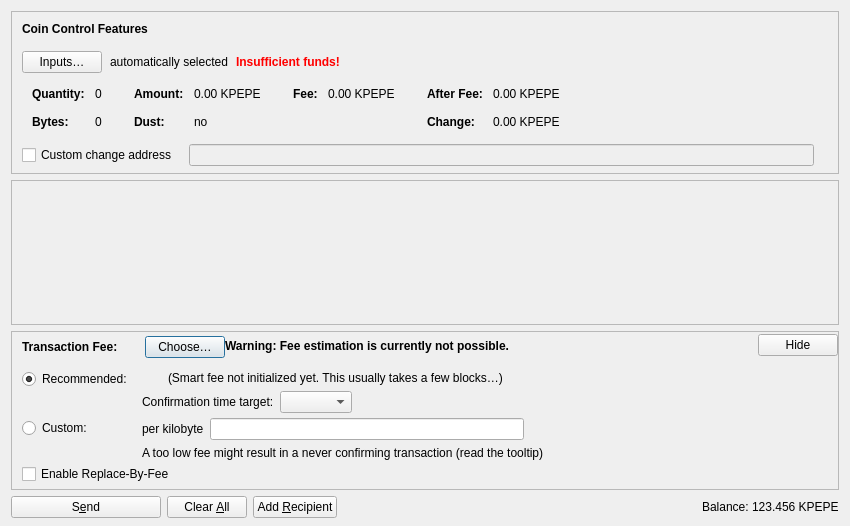
<?xml version="1.0" encoding="UTF-8"?>
<ui version="4.0">
 <class>SendCoinsDialog</class>
 <widget class="QDialog" name="SendCoinsDialog">
  <property name="geometry">
   <rect>
    <x>0</x>
    <y>0</y>
    <width>850</width>
    <height>526</height>
   </rect>
  </property>
  <property name="windowTitle">
   <string>Send Coins</string>
  </property>
  <layout class="QVBoxLayout" name="verticalLayout" stretch="0,1,0,0">
   <property name="bottomMargin">
    <number>8</number>
   </property>
   <item>
    <widget class="QFrame" name="frameCoinControl">
     <property name="sizePolicy">
      <sizepolicy hsizetype="Expanding" vsizetype="Expanding">
       <horstretch>0</horstretch>
       <verstretch>0</verstretch>
      </sizepolicy>
     </property>
     <property name="maximumSize">
      <size>
       <width>16777215</width>
       <height>16777215</height>
      </size>
     </property>
     <property name="frameShape">
      <enum>QFrame::StyledPanel</enum>
     </property>
     <property name="frameShadow">
      <enum>QFrame::Sunken</enum>
     </property>
     <layout class="QVBoxLayout" name="verticalLayoutCoinControl2">
      <property name="spacing">
       <number>0</number>
      </property>
      <property name="leftMargin">
       <number>0</number>
      </property>
      <property name="topMargin">
       <number>0</number>
      </property>
      <property name="rightMargin">
       <number>0</number>
      </property>
      <property name="bottomMargin">
       <number>6</number>
      </property>
      <item>
       <layout class="QVBoxLayout" name="verticalLayoutCoinControl" stretch="0,0,0,0,1">
        <property name="spacing">
         <number>0</number>
        </property>
        <property name="leftMargin">
         <number>10</number>
        </property>
        <property name="topMargin">
         <number>10</number>
        </property>
        <item>
         <layout class="QHBoxLayout" name="horizontalLayoutCoinControl1">
          <property name="bottomMargin">
           <number>15</number>
          </property>
          <item>
           <widget class="QLabel" name="labelCoinControlFeatures">
            <property name="sizePolicy">
             <sizepolicy hsizetype="Preferred" vsizetype="Maximum">
              <horstretch>0</horstretch>
              <verstretch>0</verstretch>
             </sizepolicy>
            </property>
            <property name="font">
             <font>
              <weight>75</weight>
              <bold>true</bold>
             </font>
            </property>
            <property name="styleSheet">
             <string notr="true">font-weight:bold;</string>
            </property>
            <property name="text">
             <string>Coin Control Features</string>
            </property>
           </widget>
          </item>
         </layout>
        </item>
        <item>
         <layout class="QHBoxLayout" name="horizontalLayoutCoinControl2" stretch="0,0,0,0">
          <property name="spacing">
           <number>8</number>
          </property>
          <property name="bottomMargin">
           <number>10</number>
          </property>
          <item>
           <widget class="QPushButton" name="pushButtonCoinControl">
            <property name="styleSheet">
             <string notr="true"/>
            </property>
            <property name="text">
             <string>Inputs…</string>
            </property>
            <property name="autoDefault">
             <bool>false</bool>
            </property>
           </widget>
          </item>
          <item>
           <widget class="QLabel" name="labelCoinControlAutomaticallySelected">
            <property name="text">
             <string>automatically selected</string>
            </property>
            <property name="margin">
             <number>5</number>
            </property>
           </widget>
          </item>
          <item>
           <widget class="QLabel" name="labelCoinControlInsuffFunds">
            <property name="font">
             <font>
              <weight>75</weight>
              <bold>true</bold>
             </font>
            </property>
            <property name="styleSheet">
             <string notr="true">color:red;font-weight:bold;</string>
            </property>
            <property name="text">
             <string>Insufficient funds!</string>
            </property>
            <property name="margin">
             <number>5</number>
            </property>
           </widget>
          </item>
          <item>
           <spacer name="horizontalSpacerCoinControl">
            <property name="orientation">
             <enum>Qt::Horizontal</enum>
            </property>
            <property name="sizeHint" stdset="0">
             <size>
              <width>40</width>
              <height>1</height>
             </size>
            </property>
           </spacer>
          </item>
         </layout>
        </item>
        <item>
         <widget class="QWidget" name="widgetCoinControl" native="true">
          <property name="sizePolicy">
           <sizepolicy hsizetype="Preferred" vsizetype="Preferred">
            <horstretch>0</horstretch>
            <verstretch>0</verstretch>
           </sizepolicy>
          </property>
          <property name="minimumSize">
           <size>
            <width>0</width>
            <height>0</height>
           </size>
          </property>
          <property name="styleSheet">
           <string notr="true"/>
          </property>
          <layout class="QHBoxLayout" name="horizontalLayoutCoinControl5">
           <property name="leftMargin">
            <number>0</number>
           </property>
           <property name="topMargin">
            <number>0</number>
           </property>
           <property name="rightMargin">
            <number>0</number>
           </property>
           <property name="bottomMargin">
            <number>0</number>
           </property>
           <item>
            <layout class="QHBoxLayout" name="horizontalLayoutCoinControl3" stretch="0,0,0,1">
             <property name="spacing">
              <number>20</number>
             </property>
             <property name="topMargin">
              <number>0</number>
             </property>
             <property name="bottomMargin">
              <number>10</number>
             </property>
             <item>
              <layout class="QFormLayout" name="formLayoutCoinControl1">
               <property name="horizontalSpacing">
                <number>10</number>
               </property>
               <property name="verticalSpacing">
                <number>14</number>
               </property>
               <property name="leftMargin">
                <number>10</number>
               </property>
               <property name="topMargin">
                <number>4</number>
               </property>
               <property name="rightMargin">
                <number>6</number>
               </property>
               <item row="0" column="0">
                <widget class="QLabel" name="labelCoinControlQuantityText">
                 <property name="font">
                  <font>
                   <weight>75</weight>
                   <bold>true</bold>
                  </font>
                 </property>
                 <property name="text">
                  <string>Quantity:</string>
                 </property>
                 <property name="margin">
                  <number>0</number>
                 </property>
                </widget>
               </item>
               <item row="0" column="1">
                <widget class="QLabel" name="labelCoinControlQuantity">
                 <property name="cursor">
                  <cursorShape>IBeamCursor</cursorShape>
                 </property>
                 <property name="contextMenuPolicy">
                  <enum>Qt::ActionsContextMenu</enum>
                 </property>
                 <property name="text">
                  <string notr="true">0</string>
                 </property>
                 <property name="margin">
                  <number>0</number>
                 </property>
                 <property name="textInteractionFlags">
                  <set>Qt::LinksAccessibleByMouse|Qt::TextSelectableByKeyboard|Qt::TextSelectableByMouse</set>
                 </property>
                </widget>
               </item>
               <item row="1" column="0">
                <widget class="QLabel" name="labelCoinControlBytesText">
                 <property name="font">
                  <font>
                   <weight>75</weight>
                   <bold>true</bold>
                  </font>
                 </property>
                 <property name="text">
                  <string>Bytes:</string>
                 </property>
                </widget>
               </item>
               <item row="1" column="1">
                <widget class="QLabel" name="labelCoinControlBytes">
                 <property name="cursor">
                  <cursorShape>IBeamCursor</cursorShape>
                 </property>
                 <property name="contextMenuPolicy">
                  <enum>Qt::ActionsContextMenu</enum>
                 </property>
                 <property name="text">
                  <string notr="true">0</string>
                 </property>
                 <property name="textInteractionFlags">
                  <set>Qt::LinksAccessibleByMouse|Qt::TextSelectableByKeyboard|Qt::TextSelectableByMouse</set>
                 </property>
                </widget>
               </item>
              </layout>
             </item>
             <item>
              <layout class="QFormLayout" name="formLayoutCoinControl2">
               <property name="horizontalSpacing">
                <number>10</number>
               </property>
               <property name="verticalSpacing">
                <number>14</number>
               </property>
               <property name="leftMargin">
                <number>6</number>
               </property>
               <property name="topMargin">
                <number>4</number>
               </property>
               <property name="rightMargin">
                <number>6</number>
               </property>
               <item row="0" column="0">
                <widget class="QLabel" name="labelCoinControlAmountText">
                 <property name="font">
                  <font>
                   <weight>75</weight>
                   <bold>true</bold>
                  </font>
                 </property>
                 <property name="text">
                  <string>Amount:</string>
                 </property>
                 <property name="margin">
                  <number>0</number>
                 </property>
                </widget>
               </item>
               <item row="0" column="1">
                <widget class="QLabel" name="labelCoinControlAmount">
                 <property name="cursor">
                  <cursorShape>IBeamCursor</cursorShape>
                 </property>
                 <property name="contextMenuPolicy">
                  <enum>Qt::ActionsContextMenu</enum>
                 </property>
                 <property name="text">
                  <string notr="true">0.00 KPEPE</string>
                 </property>
                 <property name="textInteractionFlags">
                  <set>Qt::LinksAccessibleByMouse|Qt::TextSelectableByKeyboard|Qt::TextSelectableByMouse</set>
                 </property>
                </widget>
               </item>
               <item row="1" column="0">
                <widget class="QLabel" name="labelCoinControlLowOutputText">
                 <property name="font">
                  <font>
                   <weight>75</weight>
                   <bold>true</bold>
                  </font>
                 </property>
                 <property name="text">
                  <string>Dust:</string>
                 </property>
                </widget>
               </item>
               <item row="1" column="1">
                <widget class="QLabel" name="labelCoinControlLowOutput">
                 <property name="cursor">
                  <cursorShape>IBeamCursor</cursorShape>
                 </property>
                 <property name="contextMenuPolicy">
                  <enum>Qt::ActionsContextMenu</enum>
                 </property>
                 <property name="text">
                  <string notr="true">no</string>
                 </property>
                 <property name="textInteractionFlags">
                  <set>Qt::LinksAccessibleByMouse|Qt::TextSelectableByKeyboard|Qt::TextSelectableByMouse</set>
                 </property>
                </widget>
               </item>
              </layout>
             </item>
             <item>
              <layout class="QFormLayout" name="formLayoutCoinControl3">
               <property name="horizontalSpacing">
                <number>10</number>
               </property>
               <property name="verticalSpacing">
                <number>14</number>
               </property>
               <property name="leftMargin">
                <number>6</number>
               </property>
               <property name="topMargin">
                <number>4</number>
               </property>
               <property name="rightMargin">
                <number>6</number>
               </property>
               <item row="0" column="0">
                <widget class="QLabel" name="labelCoinControlFeeText">
                 <property name="font">
                  <font>
                   <weight>75</weight>
                   <bold>true</bold>
                  </font>
                 </property>
                 <property name="text">
                  <string>Fee:</string>
                 </property>
                 <property name="margin">
                  <number>0</number>
                 </property>
                </widget>
               </item>
               <item row="0" column="1">
                <widget class="QLabel" name="labelCoinControlFee">
                 <property name="cursor">
                  <cursorShape>IBeamCursor</cursorShape>
                 </property>
                 <property name="contextMenuPolicy">
                  <enum>Qt::ActionsContextMenu</enum>
                 </property>
                 <property name="text">
                  <string notr="true">0.00 KPEPE</string>
                 </property>
                 <property name="textInteractionFlags">
                  <set>Qt::LinksAccessibleByMouse|Qt::TextSelectableByKeyboard|Qt::TextSelectableByMouse</set>
                 </property>
                </widget>
               </item>
              </layout>
             </item>
             <item>
              <layout class="QFormLayout" name="formLayoutCoinControl4">
               <property name="horizontalSpacing">
                <number>10</number>
               </property>
               <property name="verticalSpacing">
                <number>14</number>
               </property>
               <property name="leftMargin">
                <number>6</number>
               </property>
               <property name="topMargin">
                <number>4</number>
               </property>
               <property name="rightMargin">
                <number>6</number>
               </property>
               <item row="0" column="0">
                <widget class="QLabel" name="labelCoinControlAfterFeeText">
                 <property name="font">
                  <font>
                   <weight>75</weight>
                   <bold>true</bold>
                  </font>
                 </property>
                 <property name="text">
                  <string>After Fee:</string>
                 </property>
                 <property name="margin">
                  <number>0</number>
                 </property>
                </widget>
               </item>
               <item row="0" column="1">
                <widget class="QLabel" name="labelCoinControlAfterFee">
                 <property name="cursor">
                  <cursorShape>IBeamCursor</cursorShape>
                 </property>
                 <property name="contextMenuPolicy">
                  <enum>Qt::ActionsContextMenu</enum>
                 </property>
                 <property name="text">
                  <string notr="true">0.00 KPEPE</string>
                 </property>
                 <property name="textInteractionFlags">
                  <set>Qt::LinksAccessibleByMouse|Qt::TextSelectableByKeyboard|Qt::TextSelectableByMouse</set>
                 </property>
                </widget>
               </item>
               <item row="1" column="0">
                <widget class="QLabel" name="labelCoinControlChangeText">
                 <property name="font">
                  <font>
                   <weight>75</weight>
                   <bold>true</bold>
                  </font>
                 </property>
                 <property name="text">
                  <string>Change:</string>
                 </property>
                </widget>
               </item>
               <item row="1" column="1">
                <widget class="QLabel" name="labelCoinControlChange">
                 <property name="cursor">
                  <cursorShape>IBeamCursor</cursorShape>
                 </property>
                 <property name="contextMenuPolicy">
                  <enum>Qt::ActionsContextMenu</enum>
                 </property>
                 <property name="text">
                  <string notr="true">0.00 KPEPE</string>
                 </property>
                 <property name="textInteractionFlags">
                  <set>Qt::LinksAccessibleByMouse|Qt::TextSelectableByKeyboard|Qt::TextSelectableByMouse</set>
                 </property>
                </widget>
               </item>
              </layout>
             </item>
            </layout>
           </item>
          </layout>
         </widget>
        </item>
        <item>
         <layout class="QHBoxLayout" name="horizontalLayoutCoinControl4" stretch="0,0,0">
          <property name="spacing">
           <number>12</number>
          </property>
          <property name="sizeConstraint">
           <enum>QLayout::SetDefaultConstraint</enum>
          </property>
          <property name="topMargin">
           <number>5</number>
          </property>
          <property name="rightMargin">
           <number>5</number>
          </property>
          <item>
           <widget class="QCheckBox" name="checkBoxCoinControlChange">
            <property name="toolTip">
             <string>If this is activated, but the change address is empty or invalid, change will be sent to a newly generated address.</string>
            </property>
            <property name="text">
             <string>Custom change address</string>
            </property>
           </widget>
          </item>
          <item>
           <widget class="QValidatedLineEdit" name="lineEditCoinControlChange">
            <property name="enabled">
             <bool>false</bool>
            </property>
            <property name="sizePolicy">
             <sizepolicy hsizetype="Expanding" vsizetype="Fixed">
              <horstretch>0</horstretch>
              <verstretch>0</verstretch>
             </sizepolicy>
            </property>
           </widget>
          </item>
          <item>
           <widget class="QLabel" name="labelCoinControlChangeLabel">
            <property name="sizePolicy">
             <sizepolicy hsizetype="Preferred" vsizetype="Expanding">
              <horstretch>0</horstretch>
              <verstretch>0</verstretch>
             </sizepolicy>
            </property>
            <property name="minimumSize">
             <size>
              <width>0</width>
              <height>0</height>
             </size>
            </property>
            <property name="text">
             <string/>
            </property>
            <property name="margin">
             <number>3</number>
            </property>
           </widget>
          </item>
         </layout>
        </item>
        <item>
         <spacer name="verticalSpacerCoinControl">
          <property name="orientation">
           <enum>Qt::Vertical</enum>
          </property>
          <property name="sizeHint" stdset="0">
           <size>
            <width>800</width>
            <height>1</height>
           </size>
          </property>
         </spacer>
        </item>
       </layout>
      </item>
     </layout>
    </widget>
   </item>
   <item>
    <widget class="QScrollArea" name="scrollArea">
     <property name="widgetResizable">
      <bool>true</bool>
     </property>
     <widget class="QWidget" name="scrollAreaWidgetContents">
      <property name="geometry">
       <rect>
        <x>0</x>
        <y>0</y>
        <width>830</width>
        <height>104</height>
       </rect>
      </property>
      <layout class="QVBoxLayout" name="verticalLayout_2" stretch="0,1">
       <property name="leftMargin">
        <number>0</number>
       </property>
       <property name="topMargin">
        <number>0</number>
       </property>
       <property name="rightMargin">
        <number>0</number>
       </property>
       <property name="bottomMargin">
        <number>0</number>
       </property>
       <item>
        <layout class="QVBoxLayout" name="entries">
         <property name="spacing">
          <number>6</number>
         </property>
        </layout>
       </item>
       <item>
        <spacer name="verticalSpacer">
         <property name="orientation">
          <enum>Qt::Vertical</enum>
         </property>
         <property name="sizeHint" stdset="0">
          <size>
           <width>20</width>
           <height>40</height>
          </size>
         </property>
        </spacer>
       </item>
      </layout>
     </widget>
    </widget>
   </item>
   <item>
    <widget class="QFrame" name="frameFee">
     <property name="sizePolicy">
      <sizepolicy hsizetype="Expanding" vsizetype="Expanding">
       <horstretch>0</horstretch>
       <verstretch>0</verstretch>
      </sizepolicy>
     </property>
     <property name="maximumSize">
      <size>
       <width>16777215</width>
       <height>16777215</height>
      </size>
     </property>
     <property name="frameShape">
      <enum>QFrame::StyledPanel</enum>
     </property>
     <property name="frameShadow">
      <enum>QFrame::Sunken</enum>
     </property>
     <layout class="QVBoxLayout" name="verticalLayoutFee1">
      <property name="spacing">
       <number>0</number>
      </property>
      <property name="leftMargin">
       <number>0</number>
      </property>
      <property name="topMargin">
       <number>0</number>
      </property>
      <property name="rightMargin">
       <number>0</number>
      </property>
      <property name="bottomMargin">
       <number>0</number>
      </property>
      <item>
       <layout class="QVBoxLayout" name="verticalLayoutFee2" stretch="0,0,0">
        <property name="spacing">
         <number>0</number>
        </property>
        <property name="leftMargin">
         <number>10</number>
        </property>
        <property name="topMargin">
         <number>0</number>
        </property>
        <item>
         <layout class="QHBoxLayout" name="horizontalLayoutFee1">
          <property name="bottomMargin">
           <number>0</number>
          </property>
          <item>
           <layout class="QVBoxLayout" name="verticalLayoutFee7">
            <property name="spacing">
             <number>0</number>
            </property>
            <item>
             <spacer name="verticalSpacerSmartFee">
              <property name="orientation">
               <enum>Qt::Vertical</enum>
              </property>
              <property name="sizeType">
               <enum>QSizePolicy::Fixed</enum>
              </property>
              <property name="sizeHint" stdset="0">
               <size>
                <width>1</width>
                <height>4</height>
               </size>
              </property>
             </spacer>
            </item>
            <item>
             <layout class="QHBoxLayout" name="horizontalLayoutSmartFee">
              <property name="spacing">
               <number>10</number>
              </property>
              <item>
               <widget class="QLabel" name="labelFeeHeadline">
                <property name="sizePolicy">
                 <sizepolicy hsizetype="Preferred" vsizetype="Maximum">
                  <horstretch>0</horstretch>
                  <verstretch>0</verstretch>
                 </sizepolicy>
                </property>
                <property name="font">
                 <font>
                  <weight>75</weight>
                  <bold>true</bold>
                 </font>
                </property>
                <property name="styleSheet">
                 <string notr="true">font-weight:bold;</string>
                </property>
                <property name="text">
                 <string>Transaction Fee:</string>
                </property>
               </widget>
              </item>
              <item>
               <widget class="QLabel" name="labelFeeMinimized">
                <property name="text">
                 <string/>
                </property>
               </widget>
              </item>
              <item>
               <widget class="QPushButton" name="buttonChooseFee">
                <property name="text">
                 <string>Choose…</string>
                </property>
               </widget>
              </item>
             </layout>
            </item>
            <item>
             <spacer name="verticalSpacer_5">
              <property name="orientation">
               <enum>Qt::Vertical</enum>
              </property>
              <property name="sizeHint" stdset="0">
               <size>
                <width>1</width>
                <height>1</height>
               </size>
              </property>
             </spacer>
            </item>
           </layout>
          </item>
          <item>
           <widget class="QLabel" name="fallbackFeeWarningLabel">
            <property name="toolTip">
             <string>Using the fallbackfee can result in sending a transaction that will take several hours or days (or never) to confirm. Consider choosing your fee manually or wait until you have validated the complete chain.</string>
            </property>
            <property name="font">
            <font>
                <weight>75</weight>
                <bold>true</bold>
            </font>
            </property>
            <property name="text">
             <string>Warning: Fee estimation is currently not possible.</string>
            </property>
            <property name="wordWrap">
             <bool>false</bool>
            </property>
           </widget>
          </item>
          <item>
           <spacer name="horizontalSpacer_4">
            <property name="orientation">
             <enum>Qt::Horizontal</enum>
            </property>
            <property name="sizeType">
             <enum>QSizePolicy::MinimumExpanding</enum>
            </property>
            <property name="sizeHint" stdset="0">
             <size>
              <width>40</width>
              <height>20</height>
             </size>
            </property>
           </spacer>
          </item>
          <item>
           <widget class="QPushButton" name="buttonMinimizeFee">
            <property name="toolTip">
             <string>Hide transaction fee settings</string>
            </property>
            <property name="text">
             <string>Hide</string>
            </property>
           </widget>
          </item>
         </layout>
        </item>
        <item>
         <widget class="QFrame" name="frameFeeSelection">
          <layout class="QVBoxLayout" name="verticalLayoutFee12">
           <property name="spacing">
            <number>0</number>
           </property>
           <property name="leftMargin">
            <number>0</number>
           </property>
           <property name="topMargin">
            <number>0</number>
           </property>
           <property name="rightMargin">
            <number>0</number>
           </property>
           <property name="bottomMargin">
            <number>0</number>
           </property>
           <item>
            <layout class="QGridLayout" name="gridLayoutFee">
             <property name="topMargin">
              <number>10</number>
             </property>
             <property name="bottomMargin">
              <number>4</number>
             </property>
             <property name="horizontalSpacing">
              <number>10</number>
             </property>
             <property name="verticalSpacing">
              <number>4</number>
             </property>
             <item row="1" column="1">
              <layout class="QVBoxLayout" name="verticalLayoutFee8">
               <property name="spacing">
                <number>6</number>
               </property>
               <item>
                <layout class="QHBoxLayout" name="horizontalLayoutFee13">
                 <item>
                  <widget class="QLabel" name="labelCustomPerKilobyte">
                   <property name="toolTip">
                    <string>Specify a custom fee per kB (1,000 bytes) of the transaction's virtual size.

Note:  Since the fee is calculated on a per-byte basis, a fee rate of "100 satoshis per kvB" for a transaction size of 500 virtual bytes (half of 1 kvB) would ultimately yield a fee of only 50 satoshis.</string>
                   </property>
                   <property name="text">
                    <string>per kilobyte</string>
                   </property>
                  </widget>
                 </item>
                 <item>
                  <widget class="KingPepeAmountField" name="customFee"/>
                 </item>
                 <item>
                  <spacer name="horizontalSpacer_6">
                   <property name="orientation">
                    <enum>Qt::Horizontal</enum>
                   </property>
                   <property name="sizeHint" stdset="0">
                    <size>
                     <width>1</width>
                     <height>1</height>
                    </size>
                   </property>
                  </spacer>
                 </item>
                </layout>
               </item>
               <item>
                <layout class="QHBoxLayout" name="horizontalLayoutFee8">
                 <item>
                  <widget class="QLabel" name="labelCustomFeeWarning">
                   <property name="enabled">
                    <bool>true</bool>
                   </property>
                   <property name="toolTip">
                    <string>When there is less transaction volume than space in the blocks, miners as well as relaying nodes may enforce a minimum fee. Paying only this minimum fee is just fine, but be aware that this can result in a never confirming transaction once there is more demand for kingpepe transactions than the network can process.</string>
                   </property>
                   <property name="text">
                    <string>A too low fee might result in a never confirming transaction (read the tooltip)</string>
                   </property>
                  </widget>
                 </item>
                 <item>
                  <spacer name="horizontalSpacer_2">
                   <property name="orientation">
                    <enum>Qt::Horizontal</enum>
                   </property>
                   <property name="sizeHint" stdset="0">
                    <size>
                     <width>1</width>
                     <height>1</height>
                    </size>
                   </property>
                  </spacer>
                 </item>
                </layout>
               </item>
              </layout>
             </item>
             <item row="0" column="0">
              <layout class="QVBoxLayout" name="verticalLayoutFee4" stretch="0,1">
               <item>
                <widget class="QRadioButton" name="radioSmartFee">
                 <property name="text">
                  <string>Recommended:</string>
                 </property>
                 <property name="checked">
                  <bool>true</bool>
                 </property>
                 <attribute name="buttonGroup">
                  <string notr="true">groupFee</string>
                 </attribute>
                </widget>
               </item>
               <item>
                <spacer name="verticalSpacer_2">
                 <property name="orientation">
                  <enum>Qt::Vertical</enum>
                 </property>
                 <property name="sizeHint" stdset="0">
                  <size>
                   <width>1</width>
                   <height>1</height>
                  </size>
                 </property>
                </spacer>
               </item>
              </layout>
             </item>
             <item row="1" column="0">
              <layout class="QVBoxLayout" name="verticalLayoutFee9" stretch="0,1">
               <item>
                <widget class="QRadioButton" name="radioCustomFee">
                 <property name="text">
                  <string>Custom:</string>
                 </property>
                 <attribute name="buttonGroup">
                  <string notr="true">groupFee</string>
                 </attribute>
                </widget>
               </item>
               <item>
                <spacer name="verticalSpacer_6">
                 <property name="orientation">
                  <enum>Qt::Vertical</enum>
                 </property>
                 <property name="sizeHint" stdset="0">
                  <size>
                   <width>1</width>
                   <height>1</height>
                  </size>
                 </property>
                </spacer>
               </item>
              </layout>
             </item>
             <item row="0" column="1">
              <layout class="QVBoxLayout" name="verticalLayoutFee3" stretch="0,0,1">
               <property name="spacing">
                <number>6</number>
               </property>
               <property name="topMargin">
                <number>2</number>
               </property>
               <item>
                <layout class="QHBoxLayout" name="horizontalLayoutFee12">
                 <item>
                  <widget class="QLabel" name="labelSmartFee">
                   <property name="text">
                    <string/>
                   </property>
                  </widget>
                 </item>
                 <item>
                  <widget class="QLabel" name="labelFeeEstimation">
                   <property name="text">
                    <string/>
                   </property>
                  </widget>
                 </item>
                 <item>
                  <widget class="QLabel" name="labelSmartFee2">
                   <property name="text">
                    <string>(Smart fee not initialized yet. This usually takes a few blocks…)</string>
                   </property>
                  </widget>
                 </item>
                 <item>
                  <spacer name="horizontalSpacer_5">
                   <property name="orientation">
                    <enum>Qt::Horizontal</enum>
                   </property>
                   <property name="sizeHint" stdset="0">
                    <size>
                     <width>1</width>
                     <height>1</height>
                    </size>
                   </property>
                  </spacer>
                 </item>
                </layout>
               </item>
               <item>
                <layout class="QHBoxLayout" name="horizontalLayoutFee9">
                 <item>
                  <layout class="QVBoxLayout" name="verticalLayoutFee6">
                   <item>
                    <widget class="QLabel" name="labelSmartFee3">
                     <property name="text">
                      <string>Confirmation time target:</string>
                     </property>
                    </widget>
                   </item>
                  </layout>
                 </item>
                 <item>
                  <layout class="QVBoxLayout" name="verticalLayoutFee5">
                   <property name="rightMargin">
                    <number>30</number>
                   </property>
                   <item>
                    <layout class="QHBoxLayout" name="horizontalLayoutConfTarget">
                     <property name="bottomMargin">
                      <number>0</number>
                     </property>
                     <item>
                      <widget class="QComboBox" name="confTargetSelector"/>
                     </item>
                     <item>
                      <spacer name="horizontalSpacerConfTarget">
                       <property name="orientation">
                        <enum>Qt::Horizontal</enum>
                       </property>
                       <property name="sizeHint" stdset="0">
                        <size>
                         <width>40</width>
                         <height>20</height>
                        </size>
                       </property>
                      </spacer>
                     </item>
                    </layout>
                   </item>
                  </layout>
                 </item>
                </layout>
               </item>
               <item>
                <spacer name="verticalSpacer_4">
                 <property name="orientation">
                  <enum>Qt::Vertical</enum>
                 </property>
                 <property name="sizeHint" stdset="0">
                  <size>
                   <width>1</width>
                   <height>1</height>
                  </size>
                 </property>
                </spacer>
               </item>
              </layout>
             </item>
            </layout>
           </item>
           <item>
            <widget class="QCheckBox" name="optInRBF">
             <property name="text">
              <string>Enable Replace-By-Fee</string>
             </property>
             <property name="toolTip">
              <string>With Replace-By-Fee (BIP-125) you can increase a transaction's fee after it is sent. Without this, a higher fee may be recommended to compensate for increased transaction delay risk.</string>
             </property>
            </widget>
           </item>
          </layout>
         </widget>
        </item>
        <item>
         <spacer name="verticalSpacerFee">
          <property name="orientation">
           <enum>Qt::Vertical</enum>
          </property>
          <property name="sizeHint" stdset="0">
           <size>
            <width>40</width>
            <height>5</height>
           </size>
          </property>
         </spacer>
        </item>
       </layout>
      </item>
     </layout>
    </widget>
   </item>
   <item>
    <layout class="QHBoxLayout" name="horizontalLayout">
     <item>
      <widget class="QPushButton" name="sendButton">
       <property name="minimumSize">
        <size>
         <width>150</width>
         <height>0</height>
        </size>
       </property>
       <property name="toolTip">
        <string>Confirm the send action</string>
       </property>
       <property name="text">
        <string>S&amp;end</string>
       </property>
       <property name="icon">
        <iconset resource="../kingpepe.qrc">
         <normaloff>:/icons/send</normaloff>:/icons/send</iconset>
       </property>
       <property name="autoDefault">
        <bool>false</bool>
       </property>
       <property name="default">
        <bool>false</bool>
       </property>
      </widget>
     </item>
     <item>
      <widget class="QPushButton" name="clearButton">
       <property name="sizePolicy">
        <sizepolicy hsizetype="Minimum" vsizetype="Fixed">
         <horstretch>0</horstretch>
         <verstretch>0</verstretch>
        </sizepolicy>
       </property>
       <property name="toolTip">
        <string>Clear all fields of the form.</string>
       </property>
       <property name="text">
        <string>Clear &amp;All</string>
       </property>
       <property name="icon">
        <iconset resource="../kingpepe.qrc">
         <normaloff>:/icons/remove</normaloff>:/icons/remove</iconset>
       </property>
       <property name="autoDefault">
        <bool>false</bool>
       </property>
      </widget>
     </item>
     <item>
      <widget class="QPushButton" name="addButton">
       <property name="toolTip">
        <string>Send to multiple recipients at once</string>
       </property>
       <property name="text">
        <string>Add &amp;Recipient</string>
       </property>
       <property name="icon">
        <iconset resource="../kingpepe.qrc">
         <normaloff>:/icons/add</normaloff>:/icons/add</iconset>
       </property>
       <property name="autoDefault">
        <bool>false</bool>
       </property>
      </widget>
     </item>
     <item>
      <spacer name="horizontalSpacer">
       <property name="orientation">
        <enum>Qt::Horizontal</enum>
       </property>
       <property name="sizeHint" stdset="0">
        <size>
         <width>40</width>
         <height>20</height>
        </size>
       </property>
      </spacer>
     </item>
     <item>
      <layout class="QHBoxLayout" name="horizontalLayout_2">
       <property name="spacing">
        <number>3</number>
       </property>
       <item>
        <widget class="QLabel" name="labelBalanceName">
         <property name="sizePolicy">
          <sizepolicy hsizetype="Preferred" vsizetype="Fixed">
           <horstretch>0</horstretch>
           <verstretch>0</verstretch>
          </sizepolicy>
         </property>
         <property name="text">
          <string>Balance:</string>
         </property>
        </widget>
       </item>
       <item>
        <widget class="QLabel" name="labelBalance">
         <property name="sizePolicy">
          <sizepolicy hsizetype="Preferred" vsizetype="Fixed">
           <horstretch>0</horstretch>
           <verstretch>0</verstretch>
          </sizepolicy>
         </property>
         <property name="cursor">
          <cursorShape>IBeamCursor</cursorShape>
         </property>
         <property name="text">
          <string notr="true">123.456 KPEPE</string>
         </property>
         <property name="textInteractionFlags">
          <set>Qt::LinksAccessibleByMouse|Qt::TextSelectableByKeyboard|Qt::TextSelectableByMouse</set>
         </property>
        </widget>
       </item>
      </layout>
     </item>
    </layout>
   </item>
  </layout>
 </widget>
 <customwidgets>
  <customwidget>
   <class>QValidatedLineEdit</class>
   <extends>QLineEdit</extends>
   <header>qt/qvalidatedlineedit.h</header>
  </customwidget>
  <customwidget>
   <class>KingPepeAmountField</class>
   <extends>QLineEdit</extends>
   <header>qt/kingpepeamountfield.h</header>
   <container>1</container>
  </customwidget>
 </customwidgets>
 <resources>
  <include location="../kingpepe.qrc"/>
 </resources>
 <connections/>
 <buttongroups>
  <buttongroup name="groupFee"/>
 </buttongroups>
</ui>
